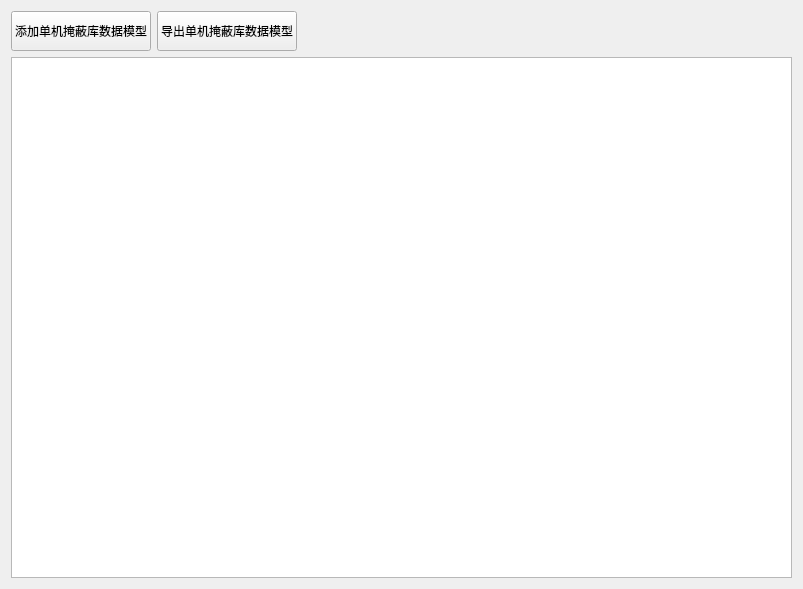
<?xml version="1.0" encoding="UTF-8"?>
<ui version="4.0">
 <class>Frm_Target_Shelter_M</class>
 <widget class="QWidget" name="Frm_Target_Shelter_M">
  <property name="geometry">
   <rect>
    <x>0</x>
    <y>0</y>
    <width>801</width>
    <height>589</height>
   </rect>
  </property>
  <property name="sizePolicy">
   <sizepolicy hsizetype="Fixed" vsizetype="Fixed">
    <horstretch>0</horstretch>
    <verstretch>0</verstretch>
   </sizepolicy>
  </property>
  <property name="windowTitle">
   <string>单机掩蔽库数据模型管理</string>
  </property>
  <layout class="QGridLayout" name="gridLayout">
   <item row="0" column="0">
    <layout class="QVBoxLayout" name="verticalLayout" stretch="0,1">
     <item>
      <layout class="QHBoxLayout" name="horizontalLayout" stretch="0,0,1">
       <item>
        <widget class="QPushButton" name="btn_add">
         <property name="sizePolicy">
          <sizepolicy hsizetype="Fixed" vsizetype="Fixed">
           <horstretch>0</horstretch>
           <verstretch>0</verstretch>
          </sizepolicy>
         </property>
         <property name="minimumSize">
          <size>
           <width>80</width>
           <height>40</height>
          </size>
         </property>
         <property name="text">
          <string>添加单机掩蔽库数据模型</string>
         </property>
        </widget>
       </item>
       <item>
        <widget class="QPushButton" name="btn_export">
         <property name="sizePolicy">
          <sizepolicy hsizetype="Fixed" vsizetype="Fixed">
           <horstretch>0</horstretch>
           <verstretch>0</verstretch>
          </sizepolicy>
         </property>
         <property name="minimumSize">
          <size>
           <width>80</width>
           <height>40</height>
          </size>
         </property>
         <property name="text">
          <string>导出单机掩蔽库数据模型</string>
         </property>
        </widget>
       </item>
       <item>
        <spacer name="horizontalSpacer">
         <property name="orientation">
          <enum>Qt::Horizontal</enum>
         </property>
         <property name="sizeHint" stdset="0">
          <size>
           <width>40</width>
           <height>20</height>
          </size>
         </property>
        </spacer>
       </item>
      </layout>
     </item>
     <item>
      <widget class="QTableView" name="tb_dan">
       <property name="minimumSize">
        <size>
         <width>781</width>
         <height>521</height>
        </size>
       </property>
      </widget>
     </item>
    </layout>
   </item>
  </layout>
 </widget>
 <resources/>
 <connections/>
</ui>
